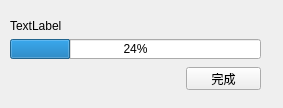
<?xml version="1.0" encoding="UTF-8"?>
<ui version="4.0">
 <class>UpdateWindow</class>
 <widget class="QMainWindow" name="UpdateWindow">
  <property name="geometry">
   <rect>
    <x>0</x>
    <y>0</y>
    <width>283</width>
    <height>108</height>
   </rect>
  </property>
  <property name="sizePolicy">
   <sizepolicy hsizetype="Fixed" vsizetype="Fixed">
    <horstretch>0</horstretch>
    <verstretch>0</verstretch>
   </sizepolicy>
  </property>
  <property name="windowTitle">
   <string>程序更新</string>
  </property>
  <widget class="QWidget" name="centralwidget">
   <widget class="QPushButton" name="Btn_OK">
    <property name="geometry">
     <rect>
      <x>186</x>
      <y>67</y>
      <width>75</width>
      <height>23</height>
     </rect>
    </property>
    <property name="text">
     <string>完成</string>
    </property>
   </widget>
   <widget class="QWidget" name="">
    <property name="geometry">
     <rect>
      <x>10</x>
      <y>19</y>
      <width>251</width>
      <height>40</height>
     </rect>
    </property>
    <layout class="QVBoxLayout" name="verticalLayout">
     <item>
      <widget class="QLabel" name="Label_Status">
       <property name="sizePolicy">
        <sizepolicy hsizetype="Fixed" vsizetype="Fixed">
         <horstretch>0</horstretch>
         <verstretch>0</verstretch>
        </sizepolicy>
       </property>
       <property name="text">
        <string>TextLabel</string>
       </property>
      </widget>
     </item>
     <item>
      <widget class="QProgressBar" name="Bar_Status">
       <property name="value">
        <number>24</number>
       </property>
      </widget>
     </item>
    </layout>
   </widget>
  </widget>
 </widget>
 <resources/>
 <connections/>
</ui>
